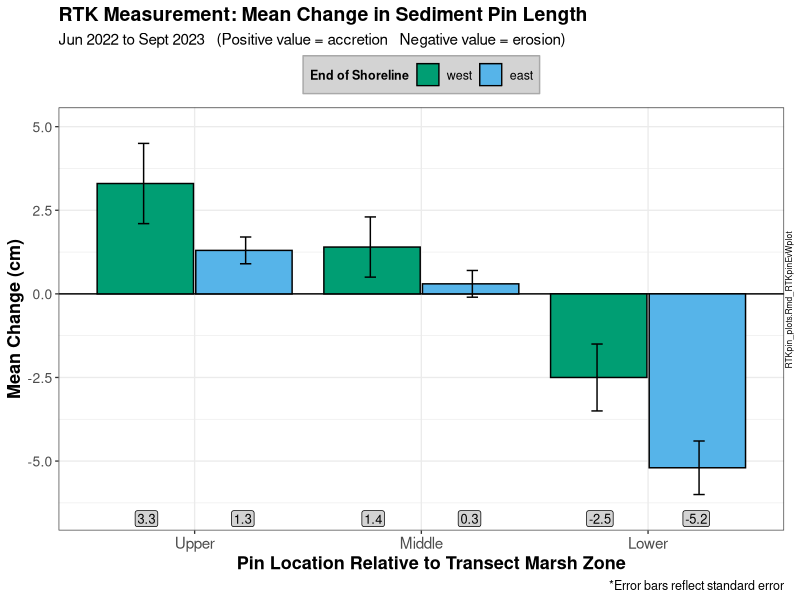
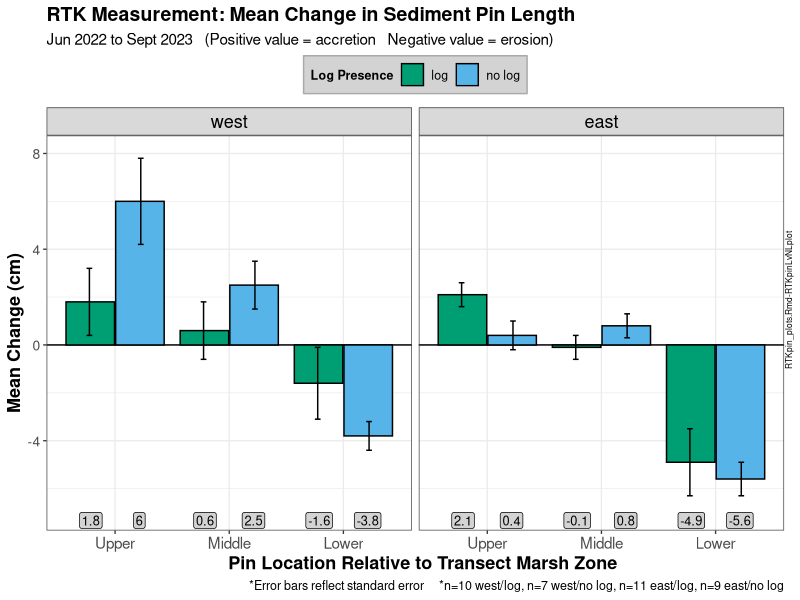

The R source for these figures, in order:
## ---- chunk 1
library(readxl)
library(tidyverse)
library(dplyr)
library(lubridate)
## ---- chunk 2
setwd("~/GitHub/BeccaTransects/data")

RTKpindata_norefs <- read_xlsx("RTKSedimentPinData.xlsx", sheet = "RTKData_thesispins_norefs_pivot")

## ---- chunk 3
RTKpins <- RTKpindata_norefs %>% 
  select(-c("midg","midt","upt","upg", "lowt", "lowg", "Date")) %>% #can remove these columns bc the top-ground calculations are already calculated in excel in their own columns
  mutate_at(c('upper', 'middle'), as.numeric) %>% #removed the POSITX (lubridate) version of date
  mutate(Date = paste0(Year, "-", Month)) %>% #created my own date to match the sediment pin code
  mutate(across(where(is.numeric), ~round(., 3))) %>%
  group_by(Name, Shoreline_End) %>% 
  rename(Transect_ID = Name)
## ---- chunk 4
RTKpinschangeEvW <- RTKpins %>%
  mutate(UpperDiff = ((last(upper) - first(upper))*-1)*30.48) %>%  # *30.48 converts NADV88 ft to cm
  mutate(MiddleDiff = ((last(middle) - first(middle))*-1)*30.48) %>% 
  mutate(LowerDiff = ((last(lower) - first(lower))*-1)*30.48) %>%
  select(-c("Date", "Year", "Month", "upper", "middle", "lower")) %>% 
  distinct() %>%  #this removes repeated values for each month's calculation
  mutate(Shoreline_End = factor(Shoreline_End, levels = c("west", "east"))) %>%
  pivot_longer(UpperDiff:LowerDiff, names_to = "Pin_Location", values_to = "Sediment_Change") %>% 
  group_by(Shoreline_End, Pin_Location) %>% 
  summarize(mean_difference = mean(Sediment_Change, na.rm = TRUE),
            sd_difference = sd(Sediment_Change, na.rm = TRUE),
            n_difference = n()) %>% 
  mutate(se_difference = sd_difference/sqrt(n_difference)) %>% 
  mutate(across(where(is.numeric), ~round(., 1)))
## ---- chunk 5
cbprtk <- c("#009E73", "#56B4E9", "#F0E442" , "#E69F00", "#000000", "#0072B2","#D55E00", "#CC79A7","#999999")
## ---- chunk 6
RTKpinEvWplot <- ggplot(RTKpinschangeEvW, aes(x= Pin_Location, y= mean_difference, 
                                                         group= Shoreline_End, 
                                                         fill= Shoreline_End)) +
  geom_hline(yintercept=0, linetype =1, color = "black") +
  geom_col(position = position_dodge(0.87), color = "black", width = 0.85) +
  geom_errorbar(aes(
    ymin= mean_difference-se_difference, ymax= mean_difference+se_difference), size = 0.5, 
    position = position_dodge(0.9), color= "black", width= .1) +
  scale_x_discrete(labels = c(UpperDiff = "Upper", MiddleDiff = "Middle", LowerDiff = "Lower"), limits = c("UpperDiff", "MiddleDiff", "LowerDiff")) +  #labels renames the columns on the x-acis and limits sets the order in which each is laid out on the x axis
  coord_cartesian(ylim = c(-6.5, 5)) + #sets the limit of the y-axis to show a more dramatic difference bw variables
  scale_fill_manual(values = cbprtk) +
  labs(
    title = "RTK Measurement: Mean Change in Sediment Pin Length",
    subtitle = "Jun 2022 to Sept 2023   (Positive value = accretion   Negative value = erosion)",
    y = "Mean Change (cm)",
    x = "    Pin Location Relative to Transect Marsh Zone",
    fill= "End of Shoreline",
    tag = "RTKpin_plots.Rmd_RTKpinEvWplot",
    caption = "*Error bars reflect standard error") +
  theme_bw(base_size = 10) +
  theme(axis.title = element_text(face = "bold", size=13),
        legend.title = element_text(face = "bold", size=09),
        legend.text=element_text(size=09),
        legend.position = "top",   #for no legend type: "none"
        legend.background = element_rect(fill="lightgrey",
                                  size=0.5, linetype="solid", 
                                  colour ="darkgrey"),
        axis.text.x = element_text(size = 11),
        axis.text.y = element_text(size = 10),
        plot.title = element_text(face = "bold", size = 14),
        plot.caption = element_text(size = 09),
        plot.subtitle = element_text(size = 11),
        plot.tag = element_text(size = 6, angle = 90),
        plot.tag.position = "right",
        strip.text = element_text(size = 13, color = "black")) +
  #geom_text(aes(label = Hectares), #geom text is for the labels over the bars
   #             vjust = -0.8,  #higher values shift text down
    #            hjust = 0.5, #higher values shift text horizontally left
     #           position = position_stack(),
      #          color = "black",
       #         size = 3.25) +
  geom_label(aes(label = mean_difference, y = -7.2),  # Adjust the x-coordinate
           vjust = -0.5,
           color = "black",
           position = position_dodge(0.85),
           size = 3.25,
           fill = "lightgrey",
           label.padding = unit(0.15, "lines"),
           label.r = unit(0.15, "lines"))

RTKpinEvWplot
## ---- chunk 7
RTKpinschangeLvNL <- RTKpins %>%
  mutate(UpperDiff = ((last(upper) - first(upper))*-1)*30.48) %>% 
  mutate(MiddleDiff = ((last(middle) - first(middle))*-1)*30.48) %>% 
  mutate(LowerDiff = ((last(lower) - first(lower))*-1)*30.48) %>% 
  select(-c("Date", "Year", "Month", "upper", "middle", "lower")) %>% 
  distinct() %>%  #this removes repeated values for each month's calculation
  mutate(Shoreline_End = factor(Shoreline_End, levels = c("west", "east"))) %>%
  pivot_longer(UpperDiff:LowerDiff, names_to = "Pin_Location", values_to = "Sediment_Change") %>% 
  group_by(Shoreline_End, Pin_Location, Log_Presence) %>% 
  summarize(mean_difference = mean(Sediment_Change, na.rm = TRUE),
            sd_difference = sd(Sediment_Change, na.rm = TRUE),
            n_difference = n()) %>% 
  mutate(se_difference = sd_difference/sqrt(n_difference)) %>% 
  mutate(across(where(is.numeric), ~round(., 1)))
## ---- chunk 8
cbp2 <- c("#009E73", "#56B4E9","#D55E00", "#CC79A7","#0072B2", "#F0E442" , "#E69F00", "#000000")
## ---- chunk 9
RTKpinLvNLplot <- ggplot(RTKpinschangeLvNL, 
                         aes(x= Pin_Location, 
                             y= mean_difference,
                             group = Log_Presence,
                             fill = Log_Presence,
                             color =Zone)) +
  geom_hline(yintercept=0, linetype =1, color = "black") +
  geom_col(position = position_dodge(0.87), color = "black", width = 0.85) +
  geom_errorbar(aes(ymin= mean_difference-se_difference, ymax= mean_difference+se_difference), size = 0.5, 
    position = position_dodge(0.9), color= "black", width= .1) +
  scale_x_discrete(labels = c(UpperDiff = "Upper", MiddleDiff = "Middle", LowerDiff = "Lower"), limits = c("UpperDiff", "MiddleDiff", "LowerDiff")) +  #labels renames the columns on the x-axis and limits sets the order in which each is laid out on the x axis
  coord_cartesian(ylim = c(-7, 8)) + #sets the limit of the y-axis to show a more dramatic difference bw variables
  facet_grid(~ Shoreline_End) +
  scale_fill_manual(values = cbprtk) +
  labs(
    title = "RTK Measurement: Mean Change in Sediment Pin Length ",
    subtitle = "Jun 2022 to Sept 2023   (Positive value = accretion   Negative value = erosion)",
    y = "Mean Change (cm)",
    x = "   Pin Location Relative to Transect Marsh Zone",
    fill= "Log Presence",
    caption = "*Error bars reflect standard error     *n=10 west/log, n=7 west/no log, n=11 east/log, n=9 east/no log",
    tag = "RTKpin_plots.Rmd-RTKpinLvNLplot") +
  theme_bw(base_size = 10) +
  theme(axis.title = element_text(face = "bold", size=13),
        legend.title = element_text(face = "bold", size=09),
        legend.text=element_text(size=09),
        legend.position = "top",   #for no legend type: "none"
        legend.background = element_rect(fill="lightgrey",
                                  size=0.5, linetype="solid", 
                                  colour ="darkgrey"),
        axis.text.x = element_text(size = 11),
        axis.text.y = element_text(size = 10),
        plot.title = element_text(face = "bold", size = 14),
        plot.caption = element_text(size = 09),
        plot.subtitle = element_text(size = 11),
        plot.tag = element_text(size = 6, angle = 90),
        plot.tag.position = "right",
        strip.text = element_text(size = 13, color = "black")) +
  #geom_text(aes(label = mean_difference, y=-10), #geom text is for the labels over the bars
   #             vjust = -.5,  #higher values shift text down                
    #            #hjust = 0.5, #higher values shift text horizontally left
     #           position = position_dodge(0.85),
      #          color = "black",
       #     size = 3.25) +
  geom_label(aes(label = mean_difference, y = -8),  # Adjust the x-coordinate
           vjust = -0.5,
           color = "black",
           position = position_dodge(0.85),
           size = 3.25,
           fill = "lightgrey",
           label.padding = unit(0.15, "lines"),
           label.r = unit(0.15, "lines"))

RTKpinLvNLplot
